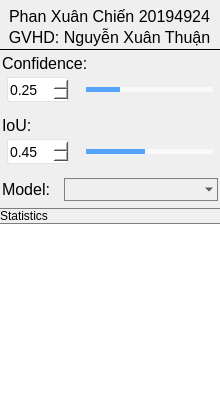
        <widget class="QFrame" name="menu_box">
         <property name="minimumSize">
          <size>
           <width>220</width>
           <height>0</height>
          </size>
         </property>
         <property name="maximumSize">
          <size>
           <width>220</width>
           <height>16777215</height>
          </size>
         </property>
         <property name="styleSheet">
          <string notr="true">QFrame#menu_box{
	border-right:1px solid  #7e7e7e;
     border-left:0px solid  black;
     border-top:0px solid  black;
}</string>
         </property>
         <layout class="QVBoxLayout" name="menubox" stretch="0">
          <property name="spacing">
           <number>0</number>
          </property>
          <property name="leftMargin">
           <number>0</number>
          </property>
          <property name="topMargin">
           <number>1</number>
          </property>
          <property name="rightMargin">
           <number>0</number>
          </property>
          <property name="bottomMargin">
           <number>0</number>
          </property>
          <item>
           <widget class="QFrame" name="menu">
            <property name="sizePolicy">
             <sizepolicy hsizetype="Preferred" vsizetype="Preferred">
              <horstretch>0</horstretch>
              <verstretch>0</verstretch>
             </sizepolicy>
            </property>
            <property name="minimumSize">
             <size>
              <width>0</width>
              <height>0</height>
             </size>
            </property>
            <property name="styleSheet">
             <string notr="true">QGroup#menu{
	border:none;
}</string>
            </property>
            <property name="locale">
             <locale language="Chinese" country="China"/>
            </property>
            <layout class="QVBoxLayout" name="verticalLayout_2" stretch="8,0,50">
             <property name="spacing">
              <number>0</number>
             </property>
             <property name="leftMargin">
              <number>0</number>
             </property>
             <property name="topMargin">
              <number>0</number>
             </property>
             <property name="rightMargin">
              <number>0</number>
             </property>
             <property name="bottomMargin">
              <number>0</number>
             </property>
             <item>
              <layout class="QVBoxLayout" name="verticalLayout_3">
               <property name="spacing">
                <number>2</number>
               </property>
               <property name="leftMargin">
                <number>0</number>
               </property>
               <property name="topMargin">
                <number>6</number>
               </property>
               <property name="rightMargin">
                <number>1</number>
               </property>
               <property name="bottomMargin">
                <number>2</number>
               </property>
               <item>
                <widget class="QLabel" name="label">
                 <property name="font">
                  <font>
                   <pointsize>10</pointsize>
                  </font>
                 </property>
                 <property name="text">
                  <string>&lt;html&gt;&lt;head/&gt;&lt;body&gt;&lt;p align=&quot;center&quot;&gt;&lt;span style=&quot; font-size:12pt;&quot;&gt;Phan Xuân Chiến 20194924&lt;/span&gt;&lt;/p&gt;&lt;/body&gt;&lt;/html&gt;</string>
                 </property>
                </widget>
               </item>
               <item>
                <widget class="QLabel" name="label_2">
                 <property name="font">
                  <font>
                   <pointsize>10</pointsize>
                  </font>
                 </property>
                 <property name="text">
                  <string>&lt;html&gt;&lt;head/&gt;&lt;body&gt;&lt;p align=&quot;center&quot;&gt;&lt;span style=&quot; font-size:12pt;&quot;&gt;GVHD: Nguyễn Xuân Thuận&lt;/span&gt;&lt;/p&gt;&lt;/body&gt;&lt;/html&gt;</string>
                 </property>
                </widget>
               </item>
              </layout>
             </item>
             <item>
              <widget class="QFrame" name="args">
               <property name="styleSheet">
                <string notr="true">QFrame#args{
	border-top:1px solid black;
}</string>
               </property>
               <layout class="QVBoxLayout" name="argsbar" stretch="0,10,2,0,10,2,8">
                <property name="spacing">
                 <number>4</number>
                </property>
                <property name="leftMargin">
                 <number>2</number>
                </property>
                <property name="topMargin">
                 <number>4</number>
                </property>
                <property name="rightMargin">
                 <number>2</number>
                </property>
                <property name="bottomMargin">
                 <number>1</number>
                </property>
                <item>
                 <widget class="QLabel" name="confidence">
                  <property name="styleSheet">
                   <string notr="true">QLabel#confidence{
	font-size:12pt;
}</string>
                  </property>
                  <property name="locale">
                   <locale language="English" country="UnitedStates"/>
                  </property>
                  <property name="text">
                   <string>Confidence:</string>
                  </property>
                 </widget>
                </item>
                <item>
                 <layout class="QHBoxLayout" name="horizontalLayout_8" stretch="0,0">
                  <property name="spacing">
                   <number>12</number>
                  </property>
                  <property name="leftMargin">
                   <number>5</number>
                  </property>
                  <property name="rightMargin">
                   <number>0</number>
                  </property>
                  <item>
                   <widget class="QDoubleSpinBox" name="con_num">
                    <property name="minimumSize">
                     <size>
                      <width>62</width>
                      <height>25</height>
                     </size>
                    </property>
                    <property name="maximumSize">
                     <size>
                      <width>62</width>
                      <height>16777215</height>
                     </size>
                    </property>
                    <property name="font">
                     <font>
                      <family>Microsoft YaHei UI</family>
                      <pointsize>-1</pointsize>
                     </font>
                    </property>
                    <property name="styleSheet">
                     <string notr="true">QDoubleSpinBox{
background:white;
color:black;
font-size: 14px;
font-family: &quot;Microsoft YaHei UI&quot;;
border-style: solid;
border-width: 1px;
border-color: rgba(200, 200, 200,100);
border-radius: 3px;
margin: 0px 0;
     left: 5px;
	right: 5px;
}

QDoubleSpinBox::down-button{
background:rgba(200, 200, 200,0);
border-image: url(:/img/img/icons/down-arrow.png);}
QDoubleSpinBox::down-button::hover{
background:rgba(200, 200, 200,100);
border-image: url(:/img/img/icons/down-arrow.png);}

QDoubleSpinBox::up-button{
background:rgba(200, 200, 200,0);
border-image: url(:/img/img/icons/up-arrow.png);}
QDoubleSpinBox::up-button::hover{
background:rgba(200, 200, 200,100);
border-image: url(:/img/img/icons/up-arrow.png);}
</string>
                    </property>
                    <property name="locale">
                     <locale language="English" country="UnitedStates"/>
                    </property>
                    <property name="maximum">
                     <double>1.000000000000000</double>
                    </property>
                    <property name="singleStep">
                     <double>0.010000000000000</double>
                    </property>
                    <property name="value">
                     <double>0.250000000000000</double>
                    </property>
                   </widget>
                  </item>
                  <item>
                   <widget class="QSlider" name="con_slider">
                    <property name="styleSheet">
                     <string notr="true">QSlider{
	border-color: #bcbcbc;
	color:#57a4ff;
}
QSlider::groove:horizontal {
     border: 1px solid #999999;
     height: 3px;
  	 margin: 0px 0;
     left: 5px;
	right: 5px;
 }
QSlider::handle:horizontal {
     border: 0px ;
     border-image: url(:/img/img/icons/full-moon.png);
	 width:17px;
     margin: -7px -7px -7px -7px;
}
QSlider::add-page:horizontal{
background: qlineargradient(spread:pad, x1:0, y1:1, x2:0, y2:0, stop:0 #f9f9f9, stop:0.25 #f9f9f9, stop:0.5 #f9f9f9, stop:1 #f9f9f9);

}
QSlider::sub-page:horizontal{
 background: qlineargradient(spread:pad, x1:0, y1:1, x2:0, y2:0, stop:0 #57a4ff, stop:0.25 #57a4ff, stop:0.5 #57a4ff, stop:1 #57a4ff);
}</string>
                    </property>
                    <property name="maximum">
                     <number>100</number>
                    </property>
                    <property name="value">
                     <number>25</number>
                    </property>
                    <property name="orientation">
                     <enum>Qt::Horizontal</enum>
                    </property>
                   </widget>
                  </item>
                 </layout>
                </item>
                <item>
                 <spacer name="verticalSpacer_3">
                  <property name="orientation">
                   <enum>Qt::Vertical</enum>
                  </property>
                  <property name="sizeHint" stdset="0">
                   <size>
                    <width>20</width>
                    <height>10</height>
                   </size>
                  </property>
                 </spacer>
                </item>
                <item>
                 <widget class="QLabel" name="iou">
                  <property name="styleSheet">
                   <string notr="true">QLabel#iou{
	font-size:12pt;
}</string>
                  </property>
                  <property name="text">
                   <string>IoU:</string>
                  </property>
                 </widget>
                </item>
                <item>
                 <layout class="QHBoxLayout" name="horizontalLayout_9" stretch="0,0">
                  <property name="spacing">
                   <number>12</number>
                  </property>
                  <property name="leftMargin">
                   <number>5</number>
                  </property>
                  <item>
                   <widget class="QDoubleSpinBox" name="iou_num">
                    <property name="minimumSize">
                     <size>
                      <width>62</width>
                      <height>25</height>
                     </size>
                    </property>
                    <property name="maximumSize">
                     <size>
                      <width>62</width>
                      <height>16777215</height>
                     </size>
                    </property>
                    <property name="font">
                     <font>
                      <family>Microsoft YaHei UI</family>
                      <pointsize>-1</pointsize>
                     </font>
                    </property>
                    <property name="styleSheet">
                     <string notr="true">QDoubleSpinBox{
background:white;
color:black;
font-size: 14px;
font-family: &quot;Microsoft YaHei UI&quot;;
border-style: solid;
border-width: 1px;
border-color: rgba(200, 200, 200,100);
border-radius: 3px;
margin: 0px 0;
     left: 5px;
	right: 5px;
}

QDoubleSpinBox::down-button{
background:rgba(200, 200, 200,0);
border-image: url(:/img/img/icons/down-arrow.png);}
QDoubleSpinBox::down-button::hover{
background:rgba(200, 200, 200,100);
border-image: url(:/img/img/icons/down-arrow.png);}

QDoubleSpinBox::up-button{
background:rgba(200, 200, 200,0);
border-image: url(:/img/img/icons/up-arrow.png);}
QDoubleSpinBox::up-button::hover{
background:rgba(200, 200, 200,100);
border-image: url(:/img/img/icons/up-arrow.png);}
</string>
                    </property>
                    <property name="locale">
                     <locale language="English" country="UnitedStates"/>
                    </property>
                    <property name="maximum">
                     <double>1.000000000000000</double>
                    </property>
                    <property name="singleStep">
                     <double>0.010000000000000</double>
                    </property>
                    <property name="value">
                     <double>0.450000000000000</double>
                    </property>
                   </widget>
                  </item>
                  <item>
                   <widget class="QSlider" name="iou_slider">
                    <property name="styleSheet">
                     <string notr="true">QSlider{
	border-color: #bcbcbc;
	color:#57a4ff;
}
QSlider::groove:horizontal {
     border: 1px solid #999999;
     height: 3px;
  	 margin: 0px 0;
     left: 5px;
	right: 5px;
 }
QSlider::handle:horizontal {
     border: 0px ;
     border-image: url(:/img/img/icons/full-moon.png);
	 width:17px;
     margin: -7px -7px -7px -7px;
}
QSlider::add-page:horizontal{
background: qlineargradient(spread:pad, x1:0, y1:1, x2:0, y2:0, stop:0 #f9f9f9, stop:0.25 #f9f9f9, stop:0.5 #f9f9f9, stop:1 #f9f9f9);

}
QSlider::sub-page:horizontal{
 background: qlineargradient(spread:pad, x1:0, y1:1, x2:0, y2:0, stop:0 #57a4ff, stop:0.25 #57a4ff, stop:0.5 #57a4ff, stop:1 #57a4ff);
}</string>
                    </property>
                    <property name="maximum">
                     <number>100</number>
                    </property>
                    <property name="value">
                     <number>45</number>
                    </property>
                    <property name="orientation">
                     <enum>Qt::Horizontal</enum>
                    </property>
                   </widget>
                  </item>
                 </layout>
                </item>
                <item>
                 <spacer name="verticalSpacer_4">
                  <property name="orientation">
                   <enum>Qt::Vertical</enum>
                  </property>
                  <property name="sizeHint" stdset="0">
                   <size>
                    <width>20</width>
                    <height>10</height>
                   </size>
                  </property>
                 </spacer>
                </item>
                <item>
                 <layout class="QHBoxLayout" name="horizontalLayout_2" stretch="12,30">
                  <property name="spacing">
                   <number>0</number>
                  </property>
                  <item>
                   <widget class="QLabel" name="ptmodel">
                    <property name="styleSheet">
                     <string notr="true">QLabel#ptmodel{
	font-size:12pt;
}</string>
                    </property>
                    <property name="locale">
                     <locale language="English" country="UnitedStates"/>
                    </property>
                    <property name="text">
                     <string>Model:</string>
                    </property>
                   </widget>
                  </item>
                  <item>
                   <widget class="QComboBox" name="comboBox">
                    <property name="styleSheet">
                     <string notr="true">QComboBox QAbstractItemView {
font-family: &quot;Microsoft YaHei&quot;;
font-size: 16px;
background:white;
selection-background-color: rgb(255, 255, 255);
color: black;
outline:none;
border:none;}
QComboBox{
font-family: &quot;Microsoft YaHei&quot;;
font-size: 16px;
color: black;
border-width:1px;
border-color:grey;
border-style:solid;
background-color: rgba(200, 200, 200,0);
}

QComboBox::drop-down {
margin-top:1;
margin-right:2;
height:20;
background:rgba(255,255,255,0);
border-image:url(:/img/img/下拉.png);
}</string>
                    </property>
                    <property name="editable">
                     <bool>false</bool>
                    </property>
                    <property name="currentText">
                     <string/>
                    </property>
                   </widget>
                  </item>
                 </layout>
                </item>
               </layout>
              </widget>
             </item>
             <item>
              <layout class="QVBoxLayout" name="resultbox" stretch="1,15">
               <property name="spacing">
                <number>0</number>
               </property>
               <property name="topMargin">
                <number>6</number>
               </property>
               <item>
                <widget class="QFrame" name="result_2">
                 <property name="styleSheet">
                  <string notr="true">QFrame#result_2{
	border-top:1px solid #7e7e7e;
	border-bottom:1px solid #7e7e7e;
}</string>
                 </property>
                 <layout class="QHBoxLayout" name="mess">
                  <property name="spacing">
                   <number>0</number>
                  </property>
                  <property name="leftMargin">
                   <number>0</number>
                  </property>
                  <property name="topMargin">
                   <number>0</number>
                  </property>
                  <property name="rightMargin">
                   <number>0</number>
                  </property>
                  <property name="bottomMargin">
                   <number>0</number>
                  </property>
                  <item>
                   <widget class="QLabel" name="resultbar">
                    <property name="styleSheet">
                     <string notr="true">QLabel#resultbar{
	font: 500 18pt &quot;蝉羽真颜金戈&quot;;
}</string>
                    </property>
                    <property name="locale">
                     <locale language="English" country="UnitedStates"/>
                    </property>
                    <property name="text">
                     <string>Statistics</string>
                    </property>
                   </widget>
                  </item>
                 </layout>
                </widget>
               </item>
               <item>
                <widget class="QListWidget" name="resultlist">
                 <property name="font">
                  <font>
                   <family>蝉羽真颜金戈</family>
                   <pointsize>18</pointsize>
                   <italic>false</italic>
                   <bold>false</bold>
                  </font>
                 </property>
                 <property name="styleSheet">
                  <string notr="true">QListWidget#resultlist{
	border:none;
	font: 500 18pt &quot;蝉羽真颜金戈&quot;;
}</string>
                 </property>
                </widget>
               </item>
              </layout>
             </item>
            </layout>
           </widget>
          </item>
         </layout>
        </widget>
